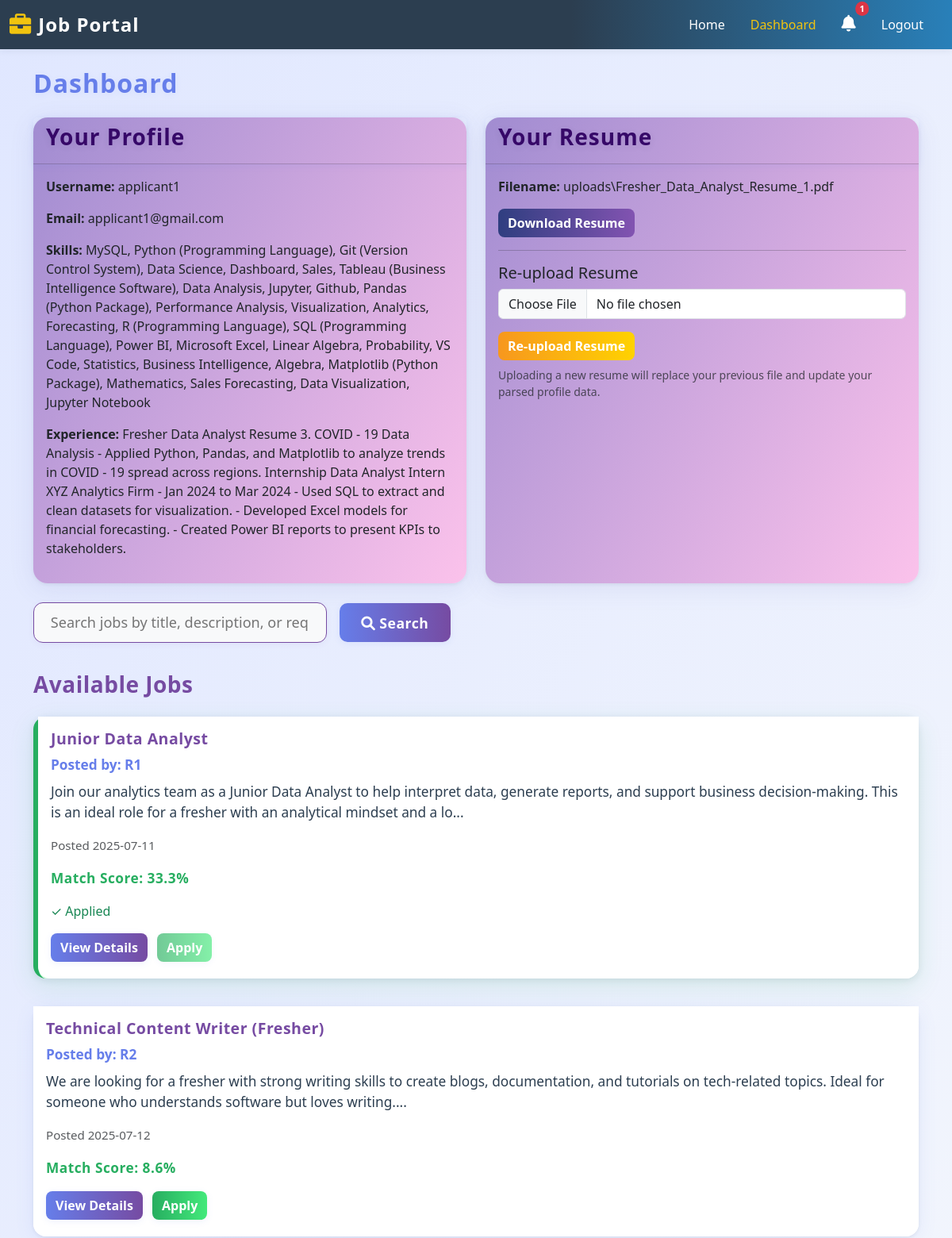
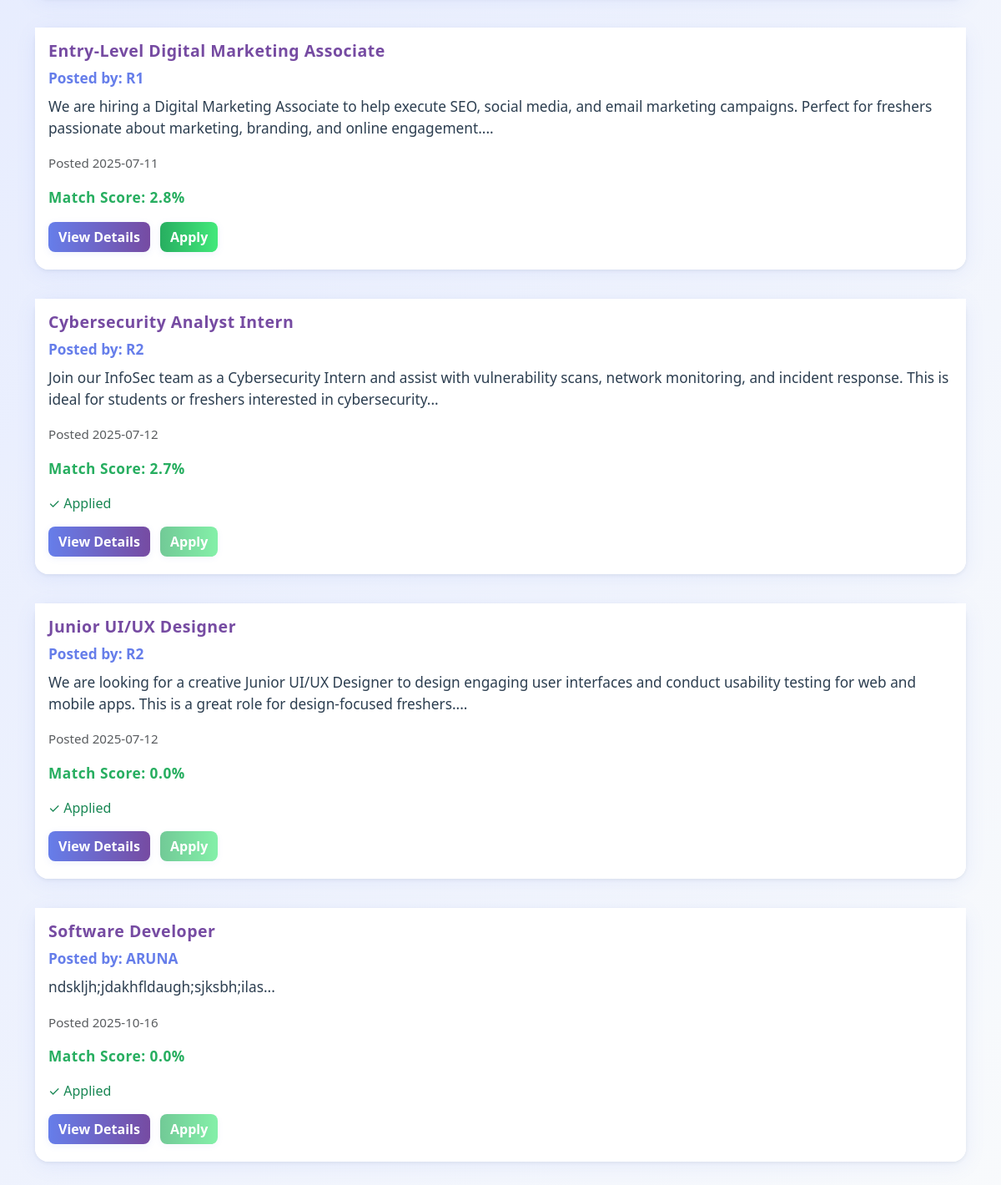
Page /dashboard (signed in) on the committed database (2 pictures, top to bottom).
### app.py (models this page shows)
class User(UserMixin, db.Model):
    id = db.Column(db.Integer, primary_key=True)
    username = db.Column(db.String(80), unique=True, nullable=False)
    email = db.Column(db.String(120), unique=True, nullable=False)
    password_hash = db.Column(db.String(128))
    is_recruiter = db.Column(db.Boolean, default=False)
    is_admin = db.Column(db.Boolean, default=False)  # NEW FIELD
    resume_path = db.Column(db.String(200))
    skills = db.Column(db.String(500))
    experience = db.Column(db.String(500))

class Job(db.Model):
    id = db.Column(db.Integer, primary_key=True)
    title = db.Column(db.String(100), nullable=False)
    description = db.Column(db.Text, nullable=False)
    requirements = db.Column(db.Text, nullable=False)
    skills = db.Column(db.String(500))
    posted_by = db.Column(db.Integer, db.ForeignKey('user.id'))
    posted_by_user = db.relationship('User', backref='jobs_posted', foreign_keys=[posted_by])
    posted_date = db.Column(db.DateTime, default=datetime.utcnow)
    is_active = db.Column(db.Boolean, default=True)
    applications = db.relationship('JobApplication', backref='job', lazy=True)

### app.py (the view)
@app.route('/dashboard', methods=['GET', 'POST'])
@login_required
def dashboard():
    if current_user.is_recruiter:
        jobs = Job.query.options(joinedload(Job.posted_by_user)).filter_by(posted_by=current_user.id).all()
        applications = JobApplication.query.join(Job).filter(Job.posted_by == current_user.id).all()
        return render_template('recruiter_dashboard.html', jobs=jobs, applications=applications)
    else:
        search_query = request.args.get('search', '').strip().lower()
        jobs = Job.query.options(joinedload(Job.posted_by_user)).filter_by(is_active=True).all()
        applications = JobApplication.query.filter_by(user_id=current_user.id).all()
        app_dict = {app.job_id: app for app in applications}
        job_match_scores = {}
        notifications = []
        if current_user.resume_path:
            resume_text = (current_user.skills or '') + ' ' + (current_user.experience or '')
            resume_words = set([w.lower() for w in re.findall(r'\b\w{3,}\b', resume_text) if w.lower() not in STOPWORDS])
            for job in jobs:
                job_text = (job.description or '') + ' ' + (job.requirements or '')
                job_words = set([w.lower() for w in re.findall(r'\b\w{3,}\b', job_text) if w.lower() not in STOPWORDS])
                matching_nouns = job_words.intersection(resume_words)
                match_score = (len(matching_nouns) / len(job_words)) * 100 if job_words else 0
                job_match_scores[job.id] = match_score
                if match_score > 30:
                    notifications.append({
                        'job_id': job.id,
                        'title': job.title,
                        'match_score': match_score
                    })
        else:
            for job in jobs:
                job_match_scores[job.id] = 0
        if search_query:
            jobs = [job for job in jobs if search_query in (job.title or '').lower() or search_query in (job.description or '').lower() or search_query in (job.requirements or '').lower()]
        jobs = sorted(jobs, key=lambda job: job_match_scores.get(job.id, 0), reverse=True)
        return render_template('job_seeker_dashboard.html', jobs=jobs, applications=applications, app_dict=app_dict, job_match_scores=job_match_scores, notifications=notifications, search_query=search_query)

### app.py (called while the page is built)
@login_manager.user_loader
def load_user(id):
    return User.query.get(int(id))

### templates/job_seeker_dashboard.html (shortened to what this page needs)
{% extends "base.html" %}
{% block content %}
<div class="row">
    <div class="col-md-12">
        <h2 class="mb-4" style="color:#667eea; font-weight:800; letter-spacing:1px; text-shadow:0 2px 8px rgba(102,126,234,0.08); animation:fadeInDown 0.8s cubic-bezier(.39,.575,.56,1.000);">Dashboard</h2>
        <div class="row">
            <div class="col-md-6 mb-4">
                <div class="card card-profile h-100">
                    <div class="card-header">
                        <h3 class="card-title">Your Profile</h3>
                    </div>
                    <div class="card-body">
                        <p><strong>Username:</strong> {{ current_user.username }}</p>
                        <p><strong>Email:</strong> {{ current_user.email }}</p>
                        <p><strong>Skills:</strong> {{ current_user.skills if current_user.skills else 'Not available' }}</p>
                        <p><strong>Experience:</strong> {{ current_user.experience if current_user.experience else 'Not available' }}</p>
                    </div>
                </div>
            </div>
            <div class="col-md-6 mb-4">
                {% if current_user.resume_path %}
                <div class="card card-profile h-100">
                    <div class="card-header">
                        <h3 class="card-title">Your Resume</h3>
                    </div>
                    <div class="card-body">
                        <div class="row">
                            <div class="col-md-12">
                                <p><strong>Filename:</strong> {{ current_user.resume_path.split('/')[-1] }}</p>
                                <a href="{{ url_for('download_resume') }}" class="btn btn-primary">Download Resume</a>
                            </div>
                        </div>
                        <hr>
                        <div class="mt-3">
                            <h5>Re-upload Resume</h5>
                            <form action="{{ url_for('upload_resume') }}" method="post" enctype="multipart/form-data">
                                <div class="mb-3">
                                    <input type="file" class="form-control" name="resume" accept=".pdf,.doc,.docx" required>
                                </div>
                                <button type="submit" class="btn btn-warning">Re-upload Resume</button>
                            </form>
                            <p class="small text-muted mt-2">Uploading a new resume will replace your previous file and update your parsed profile data.</p>
                        </div>
                    </div>
                </div>
                {% endif %}
            </div>
        </div>
        <div class="row">
            <div class="col-md-12 order-1 order-md-1">
                <form class="search-bar" method="get" action="{{ url_for('dashboard') }}">
                    <input type="text" class="search-input" name="search" placeholder="Search jobs by title, description, or requirements..." value="{{ search_query|default('') }}">
                    <button type="submit" class="search-btn"><i class="fas fa-search"></i> Search</button>
                </form>
                <h3 style="color:#764ba2; font-weight:700; letter-spacing:0.5px; margin-bottom:1.5rem;">Available Jobs</h3>
                {% for job in jobs %}
                <div class="card job-card{% if loop.index0 == 0 and job_match_scores[job.id] > 0 %} top-match{% endif %}">
                    <div class="card-body">
                        <h5 class="card-title">{{ job.title }}</h5>
                        <p class="card-text" style="color:#667eea; font-weight:600; margin-bottom:0.5rem;">Posted by: {{ job.posted_by_user.username }}</p>
                        <p class="card-text">{{ job.description[:200] }}...</p>
                        <p class="card-text"><small class="text-muted">Posted {{ job.posted_date.strftime('%Y-%m-%d') }}</small></p>
                        {% if current_user.resume_path %}
                            <p class="match-score">Match Score: {{ job_match_scores[job.id]|round(1) }}%</p>
                            {% set found_application = app_dict.get(job.id) %}
                            {% if found_application %}
                                <p class="text-success">✓ Applied</p>
                                <div class="mt-3">
                                    <a href="{{ url_for('job_detail', job_id=job.id) }}" class="btn btn-primary">View Details</a>
                                    <button class="btn btn-success" disabled>Apply</button>
                                </div>
                            {% else %}
                                <div class="mt-3">
                                    <a href="{{ url_for('job_detail', job_id=job.id) }}" class="btn btn-primary">View Details</a>
                                    <a href="{{ url_for('apply_job', job_id=job.id) }}" class="btn btn-success">Apply</a>
                                </div>
                            {% endif %}
                        {% else %}
                            <div class="mt-3">
                                <a href="{{ url_for('job_detail', job_id=job.id) }}" class="btn btn-primary">View Details</a>
                                <a href="{{ url_for('dashboard') }}" class="btn btn-warning">Upload Resume First</a>
                            </div>
                        {% endif %}
                    </div>
                </div>
                {% endfor %}
            </div>
        </div>
    </div>
</div>
{% endblock %}

### templates/base.html (style rules this page uses)
body { background-color: #f8f9fa; }

### templates/job_seeker_dashboard.html (style rules this page uses)
body { background: linear-gradient(120deg, #e0e7ff 0%, #f8fafc 100%); }
.search-bar { margin-bottom: 2.2rem; display: flex; align-items: center; gap: 1rem; animation: fadeInDown 0.8s cubic-bezier(.39,.575,.56,1.000); }
.search-input { border-radius: 12px; border: 1.5px solid #764ba2; padding: 0.7rem 1.3rem; font-size: 1.13rem; width: 100%; max-width: 370px; transition: border 0.22s, box-shadow 0.22s; box-shadow: 0 2px 8px rgba(118,75,162,0.06); background: #f8f9fa; }
.search-btn { background: linear-gradient(90deg, #667eea 0%, #764ba2 100%); color: #fff; font-weight: 700; border: none; border-radius: 10px; padding: 0.7rem 1.7rem; transition: transform 0.18s, box-shadow 0.18s, background 0.25s; font-size: 1.1rem; letter-spacing: 0.5px; box-shadow: 0 2px 8px rgba(102,126,234,0.10); }
.job-card { border-radius: 16px; box-shadow: 0 4px 24px 0 rgba(102,126,234,0.10), 0 1.5px 4px 0 rgba(44,62,80,0.08); margin-bottom: 2.2rem; border: none; background: #fff; transition: box-shadow 0.22s, transform 0.22s; animation: fadeInUp 0.9s cubic-bezier(.39,.575,.56,1.000); }
.job-card.top-match { border-left: 6px solid #27ae60; box-shadow: 0 10px 32px 0 rgba(39,174,96,0.13), 0 2px 8px 0 rgba(44,62,80,0.10); background: linear-gradient(120deg, #e0ffe7 0%, #f8fafc 100%); animation: popIn 1.1s cubic-bezier(.39,.575,.56,1.000); }
.job-card .card-title { color: #764ba2; font-weight: 700; font-size: 1.22rem; letter-spacing: 0.5px; }
.job-card .card-text { color: #2c3e50; font-size: 1.08rem; }
.job-card .btn-primary, .job-card .btn-success, .job-card .btn-warning { border-radius: 8px; font-weight: 600; margin-right: 0.5rem; margin-bottom: 0.3rem; transition: background 0.18s, color 0.18s, box-shadow 0.18s; box-shadow: 0 2px 8px rgba(102,126,234,0.10); }
.job-card .btn-primary { background: linear-gradient(90deg, #667eea 0%, #764ba2 100%); border: none; }
.job-card .btn-success { background: linear-gradient(90deg, #27ae60 0%, #43e97b 100%); border: none; color: #fff; }
.match-score { color: #27ae60; font-weight: bold; font-size: 1.08rem; letter-spacing: 0.5px; }
.card-title { font-weight: 700; }
.card { border: none; }
.card-header { background: linear-gradient(90deg, #667eea 0%, #764ba2 100%); color: #fff; border-top-left-radius: 16px; border-top-right-radius: 16px; font-weight: 700; font-size: 1.15rem; letter-spacing: 0.5px; box-shadow: 0 2px 8px rgba(102,126,234,0.10); }
.card-body { background: #fff; border-bottom-left-radius: 16px; border-bottom-right-radius: 16px; }
.btn-primary, .btn-warning { font-weight: 600; border-radius: 8px; }
.btn-primary { background: linear-gradient(90deg, #2f3e80 0%, #8253b1 100%); border: none; }
.btn-warning { background: linear-gradient(90deg, #f7971e 0%, #ffd200 100%); border: none; color: #fff; }
.card-profile { background: linear-gradient(120deg, #a18cd1 0%, #fbc2eb 100%); border-radius: 18px; box-shadow: 0 6px 32px 0 rgba(80, 80, 160, 0.10), 0 1.5px 4px 0 rgba(44,62,80,0.08); animation: fadeInDown 0.8s cubic-bezier(.39,.575,.56,1.000); }
.card-profile .card-header { background: transparent; color: #360868; font-size: 1.2rem; font-weight: 800; letter-spacing: 1px; text-shadow: 0 2px 8px rgba(44,62,80,0.10); }
.card-profile .card-body { background: transparent; }

### rows in the picture
User: username "applicant1", email "applicant1@gmail.com", skills "MySQL, Python (Programming Language), Git (Version Control System), Data Science, Dashboard, Sales, Tableau (Business Intelligence Software), Data Analysis, Jupyter, Github, Pandas (Python Package), Performance Analysis, Visualization, Analytics, Forecasting, R (Programming Language), SQL (Programming Language), Power BI, Microsoft Excel, Linear Algebra, Probability, VS Code, Statistics, Business Intelligence, Algebra, Matplotlib (Python Package), Mathematics, Sales Forecasting, Data Visualization, Jupyter Notebook", experience "Fresher Data Analyst Resume 3. COVID - 19 Data Analysis - Applied Python, Pandas, and Matplotlib to analyze trends in COVID - 19 spread across regions. Internship Data Analyst Intern XYZ Analytics Firm - Jan 2024 to Mar 2024 - Used SQL to extract and clean datasets for visualization. - Developed Excel models for financial forecasting. - Created Power BI reports to present KPIs to stakeholders.", resume_path "uploads\\Fresher_Data_Analyst_Resume_1.pdf"
Job: title "Junior Data Analyst", posted_by_user.username "R1", description "Join our analytics team as a Junior Data Analyst to help interpret data, generate reports, and support business decision-making. This is an ideal role for a fresher with an analytical mindset and a lo", posted_date "2025-07-11", job_match_scores "33.3"
Job: title "Technical Content Writer (Fresher)", posted_by_user.username "R2", description "We are looking for a fresher with strong writing skills to create blogs, documentation, and tutorials on tech-related topics. Ideal for someone who understands software but loves writing.", posted_date "2025-07-12", id "8.6"
Job: title "Entry-Level Digital Marketing Associate", posted_by_user.username "R1", description "We are hiring a Digital Marketing Associate to help execute SEO, social media, and email marketing campaigns. Perfect for freshers passionate about marketing, branding, and online engagement.", posted_date "2025-07-11", job_match_scores "2.8"
Job: title "Cybersecurity Analyst Intern", posted_by_user.username "R2", description "Join our InfoSec team as a Cybersecurity Intern and assist with vulnerability scans, network monitoring, and incident response. This is ideal for students or freshers interested in cybersecurity", posted_date "2025-07-12", job_match_scores "2.7"
Job: title "Junior UI/UX Designer", posted_by_user.username "R2", description "We are looking for a creative Junior UI/UX Designer to design engaging user interfaces and conduct usability testing for web and mobile apps. This is a great role for design-focused freshers.", posted_date "2025-07-12", job_match_scores "0.0"
Job: title "Software Developer", posted_by_user.username "ARUNA", description "ndskljh;jdakhfldaugh;sjksbh;ilas", posted_date "2025-10-16", job_match_scores "0.0"

### other values in the picture
{{ notifications|length }} "1"
